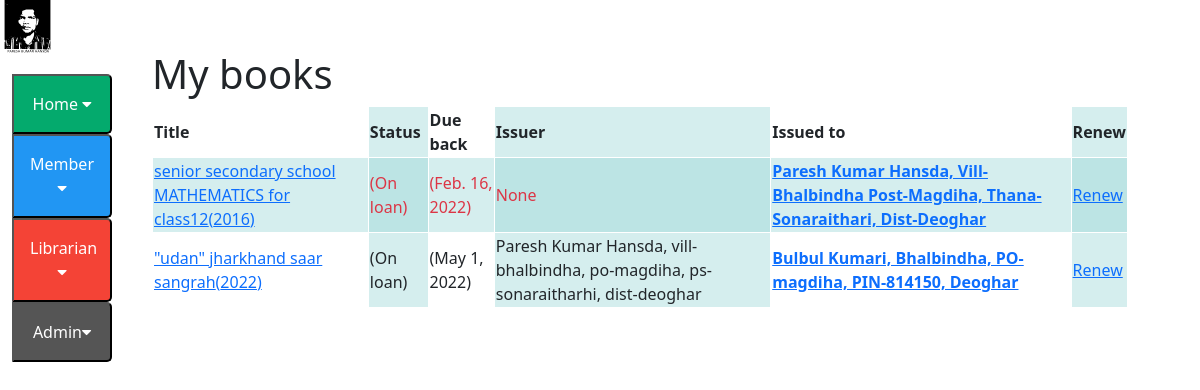
The page /catalog/myloanedbooks/ (signed in) on the database as committed earlier.
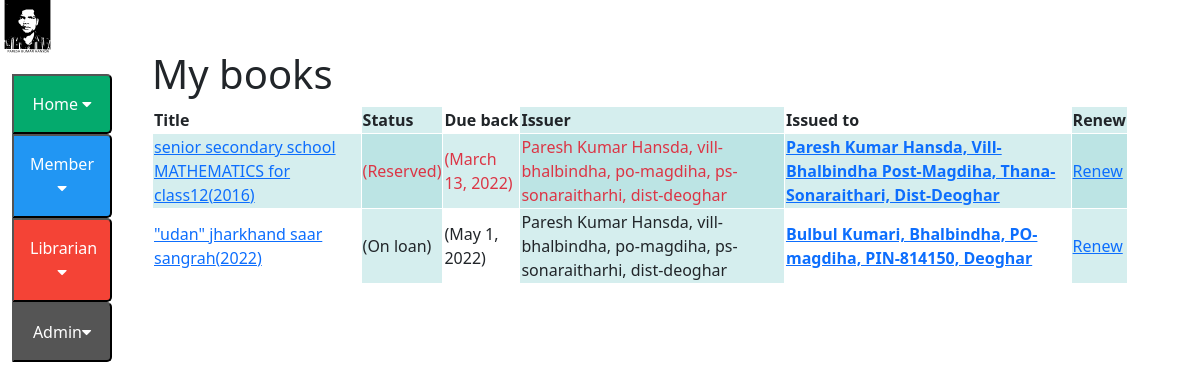
The same page on the database as committed later.
### catalog/models.py (models this page shows, shortened)
class BookInstance(models.Model):
    id = models.UUIDField(primary_key=True, default=uuid.uuid4, help_text='Unique ID for this particular book across whole library')
    book = models.ForeignKey('Book', on_delete=models.RESTRICT, null=True)
    imprint = models.CharField(max_length=200)
    due_back = models.DateField(null=True, blank=True)
    LOAN_STATUS = (
        ('m', 'Maintenance'),
        ('o', 'On loan'),
        ('a', 'Available'),
        ('r', 'Reserved'),
    )
    status = models.CharField(
        max_length=1,
        choices=LOAN_STATUS,
        blank=True,
        default='m',
        help_text='Book availability',
    )
    class Meta:
        ordering = ['due_back']
        permissions = (("can_mark_returned", "Set book as returned"),)
    borrower = models.ForeignKey(Borrower, on_delete=models.SET_NULL, null=True, blank=True)
    librarian = models.ForeignKey(Librarian,on_delete=models.PROTECT,editable=False, null=True,blank=False)
    issuer=models.ForeignKey(Librarian,on_delete=models.PROTECT,editable=True,related_name="issue_by",blank=True,null=True)
    @property
    def is_overdue(self):
        if self.due_back and date.today() > self.due_back:
            return True
        return False

class Book(models.Model):
    title = models.CharField(max_length=200)
    author = models.ForeignKey('Author', on_delete=models.SET_NULL, null=True)
    summary = models.TextField(max_length=1000, help_text='Enter a brief description of the book')
    isbn = models.CharField('ISBN', max_length=13, unique=True,
                             help_text='13 Character <a href="https://www.isbn-international.org/content/what-isbn">ISBN number</a>')
    genre = models.ManyToManyField(Genre, help_text='Select a genre for this book')
    language = models.ManyToManyField(Language, help_text='Select a language for this book')
    def display_genre(self):
        """Create a string for the Genre. This is required to display genre in Admin."""
        return ', '.join(genre.name for genre in self.genre.all()[:3])
    display_genre.short_description = 'Genre'
    def display_language(self):
        """Create a string for the Genre. This is required to display genre in Admin."""
        return ', '.join(language.name for language in self.language.all()[:3])
    display_language.short_description = 'Language'

class Borrower(models.Model):
    django_id=models.OneToOneField(User, on_delete=models.RESTRICT, null=True, blank=True)
    identy=models.CharField(max_length=200)
    idcard = models.FileField(upload_to=user_directory_path,blank=True)
    contact_no=models.CharField(max_length=100)
    facebook=models.CharField(max_length=200)
    whatsapp=models.CharField(max_length=200)
    name=models.CharField(max_length=200)
    address=models.CharField(max_length=200)
    email_field = models.EmailField(max_length = 254,null=True)
    home_no=models.CharField(max_length=100,null=True)
    image = models.ImageField(blank=True, upload_to='profile_images')
    def get_absolute_url(self):
        return reverse('borrower-detail', args=[str(self.id)])
    def __str__(self):
        return f'{self.name}, {self.address}'

class Librarian(models.Model):
    django_id=models.OneToOneField(User, on_delete=models.RESTRICT, null=True)
    identy=models.CharField(max_length=200)
    contact_no=models.CharField(max_length=100)
    facebook=models.CharField(max_length=200)
    whatsapp=models.CharField(max_length=200)
    name=models.CharField(max_length=200)
    address=models.CharField(max_length=200)
    def __str__(self):
        return f'{self.name}, {self.address}'

### catalog/views.py (the view)
# urls.py: path('myloanedbooks/', views.LoanedBooksByLibrarianListView.as_view(), name='my-loaned'),
class LoanedBooksByLibrarianListView(UserPassesTestMixin,generic.ListView):
    model = BookInstance
    """Generic class-based view listing books on loan to current user."""
    template_name ='catalog/bookinstance_list_borrowed_librarian.html'
    def get_queryset(self):
        return BookInstance.objects.filter(librarian=self.request.user.librarian)
    def test_func(self):
        return self.request.user.is_staff
    """
#all borrowed

    def get_context_data(self, **kwargs):
        context = super().get_context_data(**kwargs)
        context['borrower'] = self.objects.borrower_set.all()
        return context
    """

### catalog/templates/catalog/bookinstance_list_borrowed_librarian.html
{% extends "base_generic.html" %}
{% block content %}
    <h1>My books</h1>
    {% if bookinstance_list %}
  <table>
<tr>
<th><strong>Title</strong></th>
<th><strong>Status</strong></th>
<th><stong>Due back</strong></th>
{%if user.is_staff %}
 <th><strong>Issuer</strong></th>
 <th><strong>Issued to</strong></th>
 <th><strong>Renew</strong></th>
{% endif %}
</tr>
      {% for bookinst in bookinstance_list %}
    <tr class="{% if bookinst.is_overdue %}text-danger{% endif %}">
       <td> <a href="{% url 'book-detail' bookinst.book.pk %}">{{bookinst.book.title}}({{bookinst.imprint}})</a></td>
       <td>({{ bookinst.get_status_display }})</td>
      <td>({{ bookinst.due_back }})</td>
{%if user.is_staff %}
      <td>{{bookinst.issuer}}</td>
       <td><a href="{{bookinst.borrower.get_absolute_url}}"><strong>{{bookinst.borrower}}</strong></a></td>
       <td> <a href="{% url "renew-book-librarian" bookinst.id %}">Renew</a></td>
{% endif %}
</tr>
  {% endfor %}
</table>
    {% else %}
      <p>There are no books borrowed.</p>
    {% endif %}
{% endblock %}

Rows that differ between the two databases and show on the page:
changed BookInstance "senior secondary school MATHEMATICS for class12": status "On loan" → "Reserved"; due_back "Feb. 16, 2022" → "March 13, 2022"; issuer "None" → "Paresh Kumar Hansda, vill-bhalbindha, po-magdiha, ps-sonaraitharhi, dist-deoghar"
